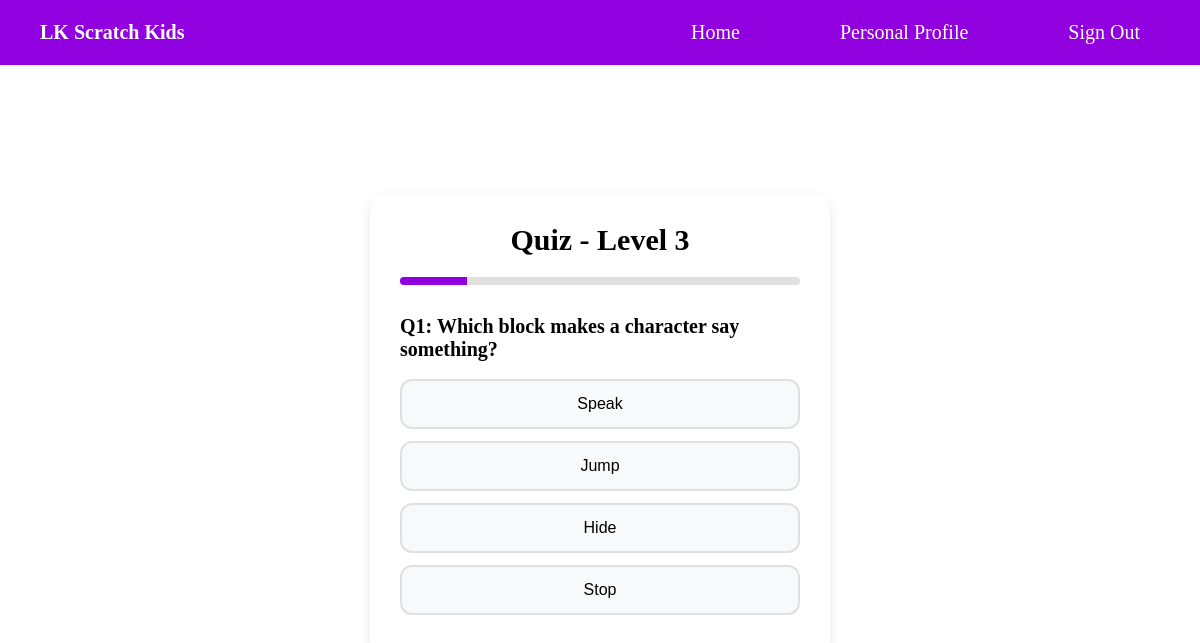
The app's page /Student/Questionpaper.php?difficult=3 with its own data.
### tables this page shows
CREATE TABLE `questions` (
  `id` int(11) NOT NULL,
  `question` text NOT NULL,
  `difficult` int(11) NOT NULL,
  `option1` varchar(255) NOT NULL,
  `option2` varchar(255) NOT NULL,
  `option3` varchar(255) NOT NULL,
  `option4` varchar(255) NOT NULL,
  `answer` int(11) NOT NULL CHECK (`answer` between 1 and 4)
);

### Student/Questionpaper.php (the view, shortened to what this page needs)
</html>
<?php
include '../phpfile/connect.php';
$difficulty = $_GET['difficult'];
$sql = "SELECT * FROM questions WHERE difficult = $difficulty";
$result = mysqli_query($connect, $sql);
include '../resheadAfterLogin.php';
?>
<!DOCTYPE html>
<html lang="en">
<head>
  <link rel="stylesheet" href="../cssfile/headeraf.css">
  <link rel="stylesheet" href="../cssfile/quizpaper.css">
</head>
<body>
  <div class="quizbody">
    <div class="quiz-container">
      <h2 class="quiz-title">Quiz - Level <?php echo $difficulty; ?></h2>
      <div class="progress-bar">
        <div class="progress-bar-fill" id="progressFill"></div>
      </div>
      <form action="submit_answers.php" method="POST" id="quizForm">
        <?php
        if ($result->num_rows > 0) {
            $i = 1;
            while ($row = $result->fetch_assoc()) {
                echo "<div class='question-block' data-qid='{$row['id']}'>";
                echo "<p class='question-text'><b>Q$i: {$row['question']}</b></p>";
                echo "<div class='options'>";
                for ($j = 1; $j <= 4; $j++) {
                    $optionText = htmlspecialchars($row["option$j"]);
                    echo "<button type='button' class='option-btn' data-qid='{$row['id']}' data-value='$j'>$optionText</button>";
                }
                echo "</div>";
                echo "</div>";
                $i++;
            }
        }
        ?>
      </form>
    </div>
  </div>
</body>
</html>

### resheadAfterLogin.php (shortened to what this page needs)
<!DOCTYPE html>
<html lang="en">
<head>
    <link rel="stylesheet" href="cssfile/headeraf.css">
</head>
<body>
    <nav>
        <ul>
            <li><a href="Main_page.php"><strong>LK Scratch Kids</strong></a></li>
            <li><a href="Main_page.php" class="spe">Home</a></li>
            <li><a href="Personal_Profile.php" class="spe">Personal Profile</a></li>
            <li><a href="../includes/logout.php" class="spe">Sign Out</a></li>
        </ul>
    </nav>
</body>
</html>

### cssfile/headeraf.css (style rules this page uses)
body { background-image: url(../img_logo/???); background-size: cover; background-repeat: no-repeat; background-position: center; font-family: 'Times New Roman', Times, serif; }
nav { background-color: var(--secondary-color); }
nav ul { width: 100%; list-style: none; display: flex; justify-content: flex-end; align-items: center; }
nav li { height: 65px; }
nav a { font-size: 20px; height: 100%; padding: 0 40px; display: flex; text-decoration: none; color: var(--white); align-items: center; }
nav .spe { margin-right: 20px; }
nav li:first-child { margin-right: auto; }

### cssfile/quizpaper.css (style rules this page uses)
.quizbody { min-height: 90vh; display: flex; margin: 0 40px; justify-content: center; align-items: center; }
.quiz-container { border-radius: 16px; box-shadow: 0 4px 12px rgba(0, 0, 0, 0.1); padding: 30px; width: 400px; }
.quiz-container h2 { text-align: center; font-size: 30px; margin-bottom: 20px; }
.progress-bar { background-color: var(--grey); border-radius: 10px; height: 8px; margin-bottom: 30px; overflow: hidden; }
.progress-bar-fill { background-color: var(--secondary-color); height: 100%; width: 20%; transition: width 0.3s ease-in-out; }
.question-text { font-size: 20px; margin-bottom: 18px; }
.options button { display: block; width: 100%; padding: 14px; margin-bottom: 12px; font-size: 16px; background-color: #f8f9fa; border: 2px solid var(--grey); border-radius: 12px; cursor: pointer; transition: background-color 0.2s; }
.option-btn { display: block; width: 100%; padding: 14px; margin-bottom: 12px; font-size: 16px; background-color: #f8f9fa; border: 2px solid var(--white); border-radius: 12px; cursor: pointer; transition: background-color 0.2s; }

### cssfile/global.css (style rules this page uses)
:root { --primary-color: #7600c0; --secondary-color: #9101df; --third-color: #eaefff; --text-dark: black; --text-light: rgb(97, 97, 97); --white: white; --grey: #e0e0e0; --background:#F8F8FF; }
* { margin: 0; padding: 0; }
body, html { min-height: 100vh; color: #000; }

### records on screen
questions: question "Which block makes a character say something?", option1 "Speak", option2 "Jump", option3 "Hide", option4 "Stop"

### other values on screen
$difficulty "3"
